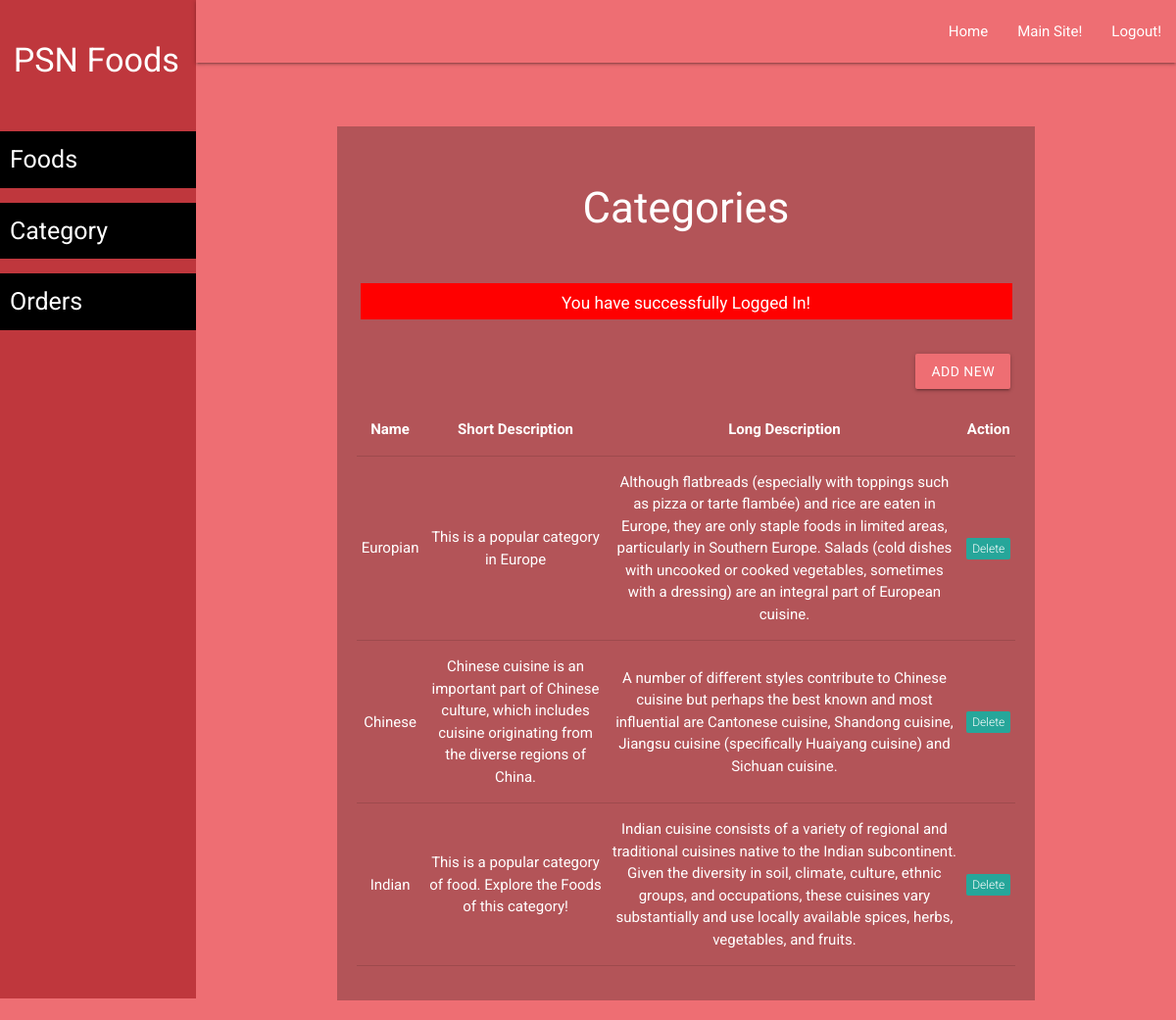
The app's page /admin/category-list.php (signed in) with its own data.
### tables this page shows
CREATE TABLE `categories` (
  `id` int(11) NOT NULL,
  `name` varchar(250) NOT NULL,
  `short_desc` varchar(250) NOT NULL,
  `long_desc` varchar(500) NOT NULL
);

### admin/category-list.php (the view, shortened to what this page needs)
<?php require('layout/header.php'); ?>
<?php require('layout/left-sidebar-long.php'); ?>
<?php require('layout/topnav.php'); ?>
<?php require('layout/left-sidebar-short.php'); ?>
<?php
require('../backends/connection-pdo.php');
$sql = 'SELECT * FROM categories';
$query  = $pdoconn->prepare($sql);
$query->execute();
$arr_all = $query->fetchAll(PDO::FETCH_ASSOC);
?>
<div class="section white-text" style="background: #B35458;">
	<div class="section">
		<h3>Categories</h3>
	</div>
  <?php
    if (isset($_SESSION['msg'])) {
        echo '<div class="section center" style="margin: 5px 35px;"><div class="row" style="background: red; color: white;">
        <div class="col s12">
            <h6>'.$_SESSION['msg'].'</h6>
            </div>
        </div></div>';
    }
    ?>
	<div class="section right" style="padding: 15px 25px;">
		<a href="category-add.php" class="waves-effect waves-light btn">Add New</a>
	</div>
	<div class="section center" style="padding: 20px;">
		<table class="centered responsive-table">
        <thead>
          <tr>
              <th>Name</th>
              <th>Short Description</th>
              <th>Long Description</th>
              <th>Action</th>
          </tr>
        </thead>
        <tbody>
          <?php
            foreach ($arr_all as $key) {
          ?>
          <tr>
            <td><?php echo $key['name']; ?></td>
            <td><?php echo $key['short_desc']; ?></td>
            <td><?php echo $key['long_desc']; ?></td>
            <td><a href="../backends/admin/cat-delete.php?id=<?php echo $key['id']; ?>"><span class="new badge" data-badge-caption="">Delete</span></a></td>
          </tr>
          <?php } ?>
        </tbody>
      </table>
	</div>
</div>
<?php require('layout/footer.php'); ?>

### css/form-style.css (style rules this page uses)
body { background: #ee6e73; font-family: "Roboto", sans-serif; -webkit-font-smoothing: antialiased; -moz-osx-font-smoothing: grayscale; }
.btn, .btn:active, .btn:hover { background: #ee6e73 !important; width: 100%; }
.row { margin-bottom: 0 !important; }
.col { padding: 0 !important; }

### records on screen
categories: name "Europian", short_desc "This is a popular category in Europe", long_desc "Although flatbreads (especially with toppings such as pizza or tarte flambée) and rice are eaten in Europe, they are only staple foods in limited areas, particularly in Southern Europe. Salads (cold dishes with uncooked or cooked vegetables, sometimes with a dressing) are an integral part of European cuisine."
categories: name "Chinese", short_desc "Chinese cuisine is an important part of Chinese culture, which includes cuisine originating from the diverse regions of China.", long_desc "A number of different styles contribute to Chinese cuisine but perhaps the best known and most influential are Cantonese cuisine, Shandong cuisine, Jiangsu cuisine (specifically Huaiyang cuisine) and Sichuan cuisine."
categories: name "Indian", short_desc "This is a popular category of food. Explore the Foods of this category!", long_desc "Indian cuisine consists of a variety of regional and traditional cuisines native to the Indian subcontinent. Given the diversity in soil, climate, culture, ethnic groups, and occupations, these cuisines vary substantially and use locally available spices, herbs, vegetables, and fruits."

### other values on screen
$_SESSION['msg'] "You have successfully Logged In!"
